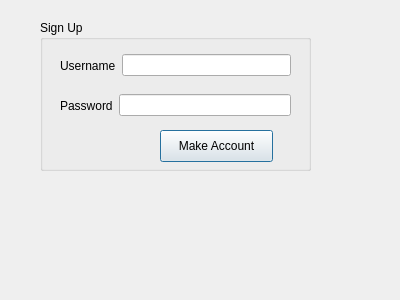
<?xml version="1.0" encoding="UTF-8"?>
<ui version="4.0">
 <class>MakeAccountDialog</class>
 <widget class="QDialog" name="MakeAccountDialog">
  <property name="geometry">
   <rect>
    <x>0</x>
    <y>0</y>
    <width>400</width>
    <height>300</height>
   </rect>
  </property>
  <property name="windowTitle">
   <string>Dialog</string>
  </property>
  <widget class="QGroupBox" name="groupBox">
   <property name="geometry">
    <rect>
     <x>40</x>
     <y>20</y>
     <width>271</width>
     <height>151</height>
    </rect>
   </property>
   <property name="title">
    <string>Sign Up</string>
   </property>
   <widget class="QWidget" name="horizontalLayoutWidget">
    <property name="geometry">
     <rect>
      <x>20</x>
      <y>30</y>
      <width>231</width>
      <height>31</height>
     </rect>
    </property>
    <layout class="QHBoxLayout" name="horizontalLayout">
     <item>
      <widget class="QLabel" name="label">
       <property name="text">
        <string>Username</string>
       </property>
      </widget>
     </item>
     <item>
      <widget class="QLineEdit" name="lineEdit_username"/>
     </item>
    </layout>
   </widget>
   <widget class="QWidget" name="horizontalLayoutWidget_2">
    <property name="geometry">
     <rect>
      <x>20</x>
      <y>70</y>
      <width>231</width>
      <height>31</height>
     </rect>
    </property>
    <layout class="QHBoxLayout" name="horizontalLayout_2">
     <item>
      <widget class="QLabel" name="label_2">
       <property name="text">
        <string>Password</string>
       </property>
      </widget>
     </item>
     <item>
      <widget class="QLineEdit" name="lineEdit_password"/>
     </item>
    </layout>
   </widget>
   <widget class="QPushButton" name="pushButton_accountMade">
    <property name="geometry">
     <rect>
      <x>120</x>
      <y>110</y>
      <width>113</width>
      <height>32</height>
     </rect>
    </property>
    <property name="text">
     <string>Make Account</string>
    </property>
   </widget>
  </widget>
 </widget>
 <resources/>
 <connections/>
</ui>
